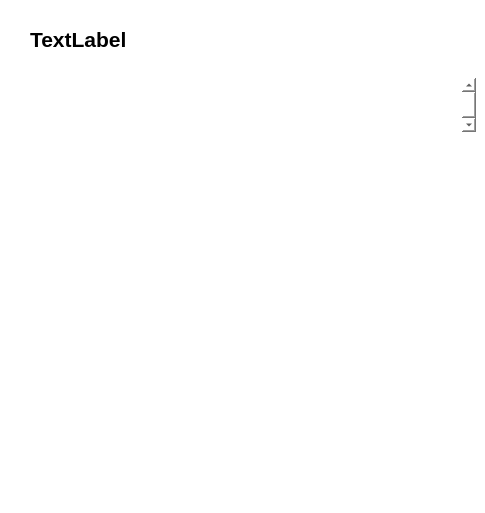
<?xml version="1.0" encoding="UTF-8"?>
<ui version="4.0">
 <class>InfoListWidget</class>
 <widget class="QWidget" name="InfoListWidget">
  <property name="geometry">
   <rect>
    <x>0</x>
    <y>0</y>
    <width>485</width>
    <height>513</height>
   </rect>
  </property>
  <property name="windowTitle">
   <string>Form</string>
  </property>
  <property name="styleSheet">
   <string notr="true">background-color: rgb(255, 255, 255);</string>
  </property>
  <layout class="QVBoxLayout" name="verticalLayout" stretch="1,0,0">
   <property name="spacing">
    <number>0</number>
   </property>
   <property name="leftMargin">
    <number>0</number>
   </property>
   <property name="topMargin">
    <number>0</number>
   </property>
   <property name="rightMargin">
    <number>0</number>
   </property>
   <property name="bottomMargin">
    <number>0</number>
   </property>
   <item>
    <widget class="QFrame" name="headFrame">
     <property name="sizePolicy">
      <sizepolicy hsizetype="Preferred" vsizetype="Fixed">
       <horstretch>0</horstretch>
       <verstretch>0</verstretch>
      </sizepolicy>
     </property>
     <property name="minimumSize">
      <size>
       <width>0</width>
       <height>78</height>
      </size>
     </property>
     <layout class="QHBoxLayout" name="horizontalLayout">
      <property name="spacing">
       <number>0</number>
      </property>
      <property name="leftMargin">
       <number>30</number>
      </property>
      <property name="topMargin">
       <number>9</number>
      </property>
      <property name="rightMargin">
       <number>30</number>
      </property>
      <property name="bottomMargin">
       <number>9</number>
      </property>
      <item>
       <widget class="QLabel" name="label">
        <property name="sizePolicy">
         <sizepolicy hsizetype="Preferred" vsizetype="Preferred">
          <horstretch>0</horstretch>
          <verstretch>0</verstretch>
         </sizepolicy>
        </property>
        <property name="minimumSize">
         <size>
          <width>300</width>
          <height>0</height>
         </size>
        </property>
        <property name="font">
         <font>
          <pointsize>16</pointsize>
          <weight>75</weight>
          <bold>true</bold>
         </font>
        </property>
        <property name="text">
         <string>TextLabel</string>
        </property>
       </widget>
      </item>
      <item>
       <widget class="QPushButton" name="updateBtn">
        <property name="sizePolicy">
         <sizepolicy hsizetype="Fixed" vsizetype="Fixed">
          <horstretch>0</horstretch>
          <verstretch>0</verstretch>
         </sizepolicy>
        </property>
        <property name="minimumSize">
         <size>
          <width>50</width>
          <height>50</height>
         </size>
        </property>
        <property name="text">
         <string/>
        </property>
        <property name="icon">
         <iconset resource="powerdudemain.qrc">
          <normaloff>:/powerdudemain/Resources/刷新.png</normaloff>:/powerdudemain/Resources/刷新.png</iconset>
        </property>
        <property name="iconSize">
         <size>
          <width>28</width>
          <height>28</height>
         </size>
        </property>
        <property name="flat">
         <bool>true</bool>
        </property>
       </widget>
      </item>
      <item>
       <widget class="QPushButton" name="openLoginBtn">
        <property name="sizePolicy">
         <sizepolicy hsizetype="Fixed" vsizetype="Fixed">
          <horstretch>0</horstretch>
          <verstretch>0</verstretch>
         </sizepolicy>
        </property>
        <property name="minimumSize">
         <size>
          <width>50</width>
          <height>50</height>
         </size>
        </property>
        <property name="text">
         <string/>
        </property>
        <property name="icon">
         <iconset resource="powerdudemain.qrc">
          <normaloff>:/powerdudemain/Resources/新增0.png</normaloff>:/powerdudemain/Resources/新增0.png</iconset>
        </property>
        <property name="iconSize">
         <size>
          <width>28</width>
          <height>28</height>
         </size>
        </property>
        <property name="flat">
         <bool>true</bool>
        </property>
       </widget>
      </item>
     </layout>
    </widget>
   </item>
   <item>
    <widget class="QFrame" name="horizontalFrame">
     <property name="sizePolicy">
      <sizepolicy hsizetype="Preferred" vsizetype="Fixed">
       <horstretch>0</horstretch>
       <verstretch>0</verstretch>
      </sizepolicy>
     </property>
     <layout class="QHBoxLayout" name="horizontalLayout_2">
      <property name="spacing">
       <number>0</number>
      </property>
      <property name="leftMargin">
       <number>0</number>
      </property>
      <property name="topMargin">
       <number>0</number>
      </property>
      <property name="bottomMargin">
       <number>0</number>
      </property>
      <item>
       <widget class="QFrame" name="bodyFrame">
        <layout class="QVBoxLayout" name="verticalLayout_3">
         <property name="spacing">
          <number>0</number>
         </property>
         <property name="leftMargin">
          <number>0</number>
         </property>
         <property name="topMargin">
          <number>0</number>
         </property>
         <property name="rightMargin">
          <number>0</number>
         </property>
         <property name="bottomMargin">
          <number>0</number>
         </property>
         <item>
          <widget class="QLabel" name="infoLabel">
           <property name="text">
            <string/>
           </property>
           <property name="pixmap">
            <pixmap resource="powerdudemain.qrc">:/powerdudemain/Resources/nones.png</pixmap>
           </property>
           <property name="scaledContents">
            <bool>false</bool>
           </property>
           <property name="alignment">
            <set>Qt::AlignCenter</set>
           </property>
          </widget>
         </item>
        </layout>
       </widget>
      </item>
      <item>
       <widget class="QScrollBar" name="verticalScrollBar">
        <property name="orientation">
         <enum>Qt::Vertical</enum>
        </property>
       </widget>
      </item>
     </layout>
    </widget>
   </item>
   <item>
    <widget class="QFrame" name="verticalFrame">
     <layout class="QVBoxLayout" name="verticalLayout_2">
      <property name="spacing">
       <number>0</number>
      </property>
      <property name="leftMargin">
       <number>0</number>
      </property>
      <property name="topMargin">
       <number>0</number>
      </property>
      <property name="bottomMargin">
       <number>0</number>
      </property>
     </layout>
    </widget>
   </item>
  </layout>
 </widget>
 <resources>
  <include location="powerdudemain.qrc"/>
 </resources>
 <connections/>
</ui>
